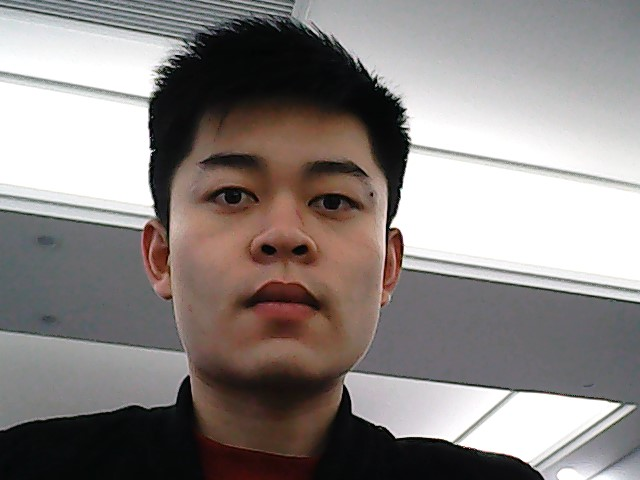
#> input picture 25/1.jpg, 640 x 480 px
$ python 25_1_1.py
#> lines starting #> are read from the running program, lines starting #| are printed output that depends on the picture
# -*- coding: utf-8 -*-
"""
Created on Sat Feb 23 14:20:09 2019

@author: TongDist
"""
import cv2
import numpy as np
img = cv2.imread('1.jpg')
#> img is the input picture: shape (480, 640, 3); mean B, G, R 131, 133.2, 139.9
gray = cv2.cvtColor(img,cv2.COLOR_BGR2GRAY)
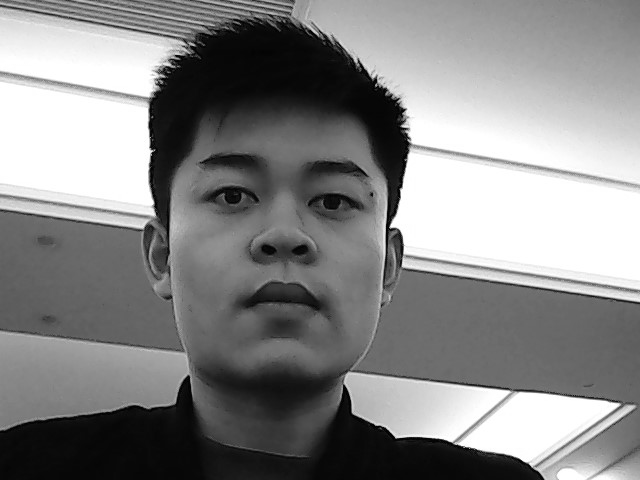
#> gray: shape (480, 640); min 0, max 255, mean 135
edges = cv2.Canny(gray,50,150,apertureSize = 3)
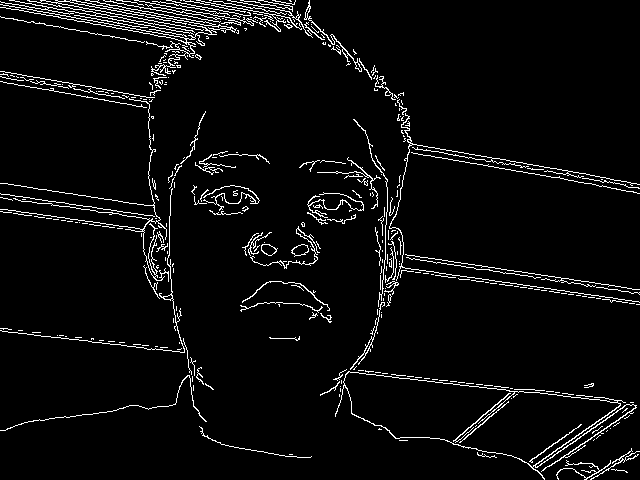
#> edges: shape (480, 640); 4.7% white in thin lines or dots

cv2.namedWindow('img',1)
def nothing(x):
    pass

cv2.createTrackbar('t', 'img', 100, 200, nothing)

while(cv2.waitKey(1)!=27):

#> (key Esc is pressed here)
    t = cv2.getTrackbarPos('t', 'img')
    #lines = cv2.HoughLines(edges,1,np.pi/180,200)

    lines = cv2.HoughLines(edges,1,np.pi/180,t)
    for rho,theta in lines[0]:
        a = np.cos(theta)
        b = np.sin(theta)
        x0 = a*rho
        y0 = b*rho
        x1 = int(x0 + 1000*(-b))
        y1 = int(y0 + 1000*(a))
        x2 = int(x0 - 1000*(-b))
        y2 = int(y0 - 1000*(a))
    cv2.line(img,(x1,y1),(x2,y2),(0,0,255),2)
    cv2.imshow('img', img)

cv2.destroyAllWindows()
